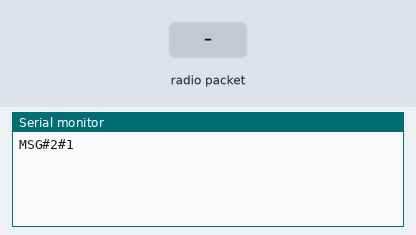
Simulated run of this sketch. Board: Arduino Uno, built with avr-gcc and run on an emulated ATmega328P. Parts: the last lines printed to the serial monitor. The inputs (shaded band) are chosen by the test bench. Random numbers use the default seed unless the sketch sets one; no radio packets arrive unless stated.

Above: at 1.2 s.
1.3 s: radio packet "1" arrives
At 1.7 s:
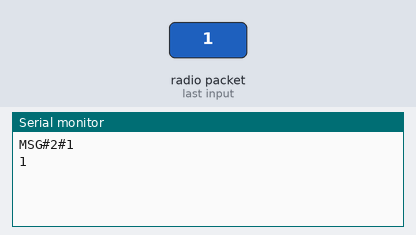
2.8 s: radio packet "0" arrives
At 4.0 s:
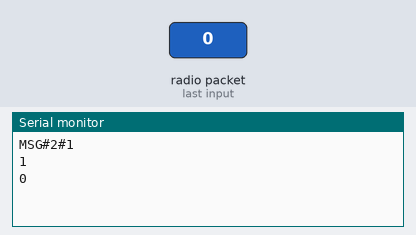
4.3 s: radio packet "2" arrives
At 5.1 s:
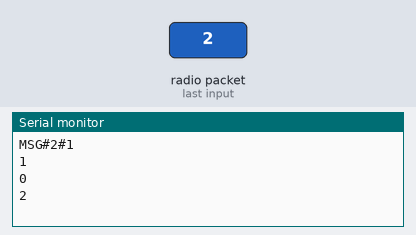

The sketch:

Send_wihtout_CH.ino
```cpp
#include <SPI.h>
#include <nRF24L01.h>
#include <RF24.h>

RF24 radio(7, 8);

const int nodeID=2;
const int chId=1;
const int statusCH=0;
const int rxAddr = 5000;
const int sinkAddr = 7000;
int sendAddr3 = 5000;
int counter =0;
int coordinator_status = 0;
int a = 0, xMili = 0, xSecond = 0, xMinute = 0, xHour = 0, currentSecond = 0, currentMilis=0;
unsigned long wTime;
int flag = 1; int start=0;
void setup()
{

  xMili = 0; xSecond = 0; xMinute = 0; xHour = 0;


  while (!Serial);
  Serial.begin(9600);


  radio.begin();
  radio.setPALevel(RF24_PA_HIGH);
  radio.openReadingPipe(0, rxAddr);
  radio.startListening();

}


void countTime() {
  ++xMili;
  if (xMili == 999) {
    ++xSecond;
    xMili = 0;
  }
  if ((xSecond > 59)) {
    ++xMinute;
    xSecond = 0;
    currentSecond = -1;
  }
  if (xMinute > 59) {
    ++xHour;
    xMinute = 0;

  }

}


void tapListening() {

 //  radio.openReadingPipe(0, addres);
 //  radio.startListening();

  if (radio.available())
  {
     char rtext[25];
    radio.read(&rtext, sizeof(rtext));
    Serial.println(rtext);
  }
}

void tapListening(int addres) {

   radio.openReadingPipe(0, addres);
   radio.startListening();

  if (radio.available())
  {
     char rtext[25];
    radio.read(&rtext, sizeof(rtext));
    Serial.println(rtext);
  }
}

void transmit(String Message)
{

  radio.setRetries(15, 15);
  radio.stopListening();
  radio.openWritingPipe(rxAddr);

  String c = Message;
  char pesan[25];
  c.toCharArray(pesan, 25);

  int  rNumber  = random(1,5);
  delay(rNumber);

  radio.write(&pesan, sizeof(pesan));
  radio.openReadingPipe(0, rxAddr);
  radio.startListening();


}


void transmit(int sendAddr, String Message)
{

  radio.setRetries(15, 15);
  radio.stopListening();
  radio.openWritingPipe(sendAddr);

  String c = Message;
  char pesan[25];
  c.toCharArray(pesan, 25);

  int  rNumber  = random(1,5);
  delay(rNumber);

  radio.write(&pesan, sizeof(pesan));
  radio.openReadingPipe(0, sendAddr);
  radio.startListening();


}


void loop()
{


  currentSecond = xSecond;
  countTime();

  if(coordinator_status == 0){
    tapListening();
  }
  else{
    tapListening(sinkAddr);
    }


    if (((xSecond % 15) == 0)&& (flag==1) && (xMili ==1 )) {

      char text[25];
      counter++;
      String myMessage = "MSG#" ;
      myMessage.concat(nodeID);
      myMessage.concat("#");
      myMessage.concat(counter);
      transmit(sinkAddr,myMessage);

       Serial.println(myMessage);

    }


  delay(1);
}
```

Measured:
- after the input at 1.3 s, the serial monitor: prints a new line at once (image 1)
- after the input at 2.8 s, the serial monitor: prints a new line at once (image 2)
- after the input at 4.3 s, the serial monitor: prints a new line at once (image 3)
